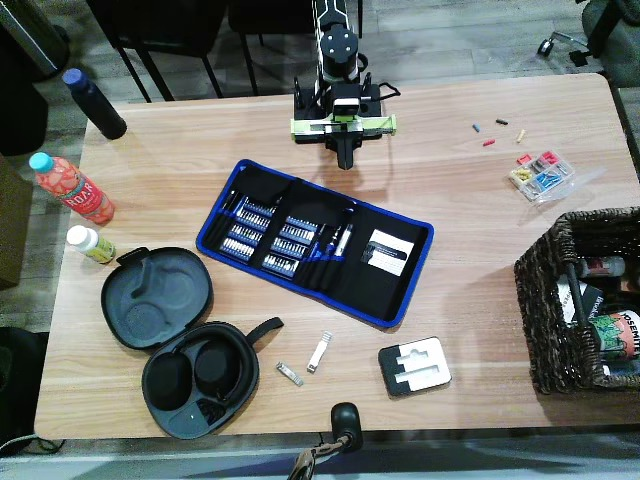
#> input picture scripts/sim_builders/digital_twin/twin/renders/real_top_f0.jpg, 640 x 480 px, found by its file name
$ python appear_fit.py
#> lines starting #> are read from the running program, lines starting #| are printed output that depends on the picture; after the words box and inside, x2 and y2 are one past the last pixel; in counts of white or black regions, pixels touching at a corner belong together
"""Real-frame colour statistics for the appearance fit: desk wood (top f0), wall (wrist f0), floor (wrist f2400).
Hand-picked object-free patches (640x480 px), luminance tails trimmed (keep 25th..95th pct) so the same trim can be applied to the
sim masks. Writes twin/appearance/fit_real.json (mean/std RGB 0..255 per region). Run from the LeRobot root:
uv run python lerobot/scripts/sim_builders/digital_twin/scripts/appear_fit.py"""
import json, pathlib, cv2, numpy as np
ROOT = pathlib.Path("lerobot/scripts/sim_builders/digital_twin"); OUT = ROOT / "twin/appearance"
PATCHES = {  # (y0, y1, x0, x1)
    "desk": ("twin/renders/real_top_f0.jpg", [(280, 430, 460, 515), (90, 160, 405, 465), (350, 440, 45, 105), (405, 440, 380, 470)]),
    "wall": ("room/renders/real_wrist_f0.png", [(20, 200, 60, 300), (20, 200, 420, 620)]),
    "floor": ("room/renders/real_wrist_f2400.png", [(260, 440, 545, 635)]),
    "desk_wrist_ref": ("room/renders/real_wrist_f0.png", [(285, 330, 50, 140), (440, 475, 380, 450)]),  # reference only: wrist-cam white balance
}
def trim(px):
    lum = px @ np.array([0.114, 0.587, 0.299]); lo, hi = np.percentile(lum, [25, 95]); return px[(lum >= lo) & (lum <= hi)]
def stats(px):
    return dict(mean_rgb=px[:, ::-1].mean(0).round(2).tolist(), std_rgb=px[:, ::-1].std(0).round(2).tolist(), n=int(len(px)))
if __name__ == "__main__":
    res = {}; vis = []
    for name, (img, boxes) in PATCHES.items():
        im = cv2.imread(str(ROOT / img)); px = np.concatenate([im[y0:y1, x0:x1].reshape(-1, 3) for y0, y1, x0, x1 in boxes]).astype(float)
#> further down, im is the input picture: shape (480, 640, 3); mean B, G, R 111.6, 114.7, 110.3
        res[name] = stats(trim(px)); res[name]["std_within_rgb"] = np.mean([trim(im[y0:y1, x0:x1].reshape(-1, 3).astype(float))[:, ::-1].std(0) for y0, y1, x0, x1 in boxes], 0).round(2).tolist()
#> in trim, `lo, hi = np.percentile(lum, [25, 95])`: lo = 160.2; hi = 196.9
        res[name]["raw_mean_rgb"] = px[:, ::-1].mean(0).round(2).tolist(); res[name]["patches"] = boxes; res[name]["image"] = img
        v = im.copy()
        for y0, y1, x0, x1 in boxes: cv2.rectangle(v, (x0, y0), (x1, y1), (0, 255, 0), 2)
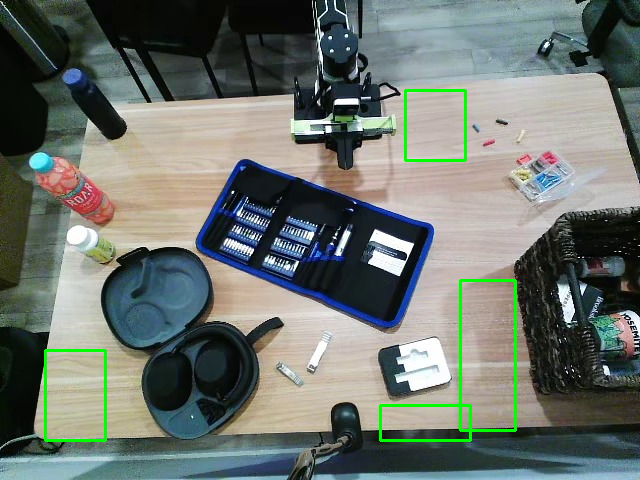
#> v: shape (480, 640, 3); 1.18% of pixels changed, all inside (x1, y1, x2, y2) = (44, 89, 517, 442)
        vis.append(v)
#> pass 2 of the loop `for name, (img, boxes) in PATCHES.items():`:
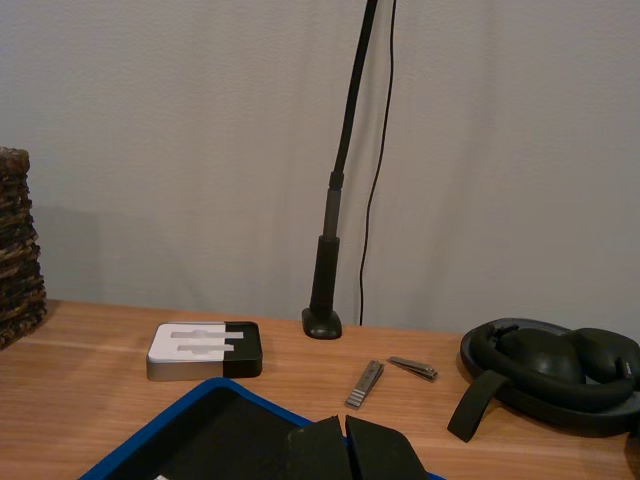
#> input picture scripts/sim_builders/digital_twin/room/renders/real_wrist_f0.png, 640 x 480 px, found by its file name
#> im is the input picture: shape (480, 640, 3); mean B, G, R 88.1, 100.4, 114.6
#> after the loop `for y0, y1, x0, x1 in boxes: cv2.rectangle(v, (x0, y0), (x1, y1), (0, ..`:
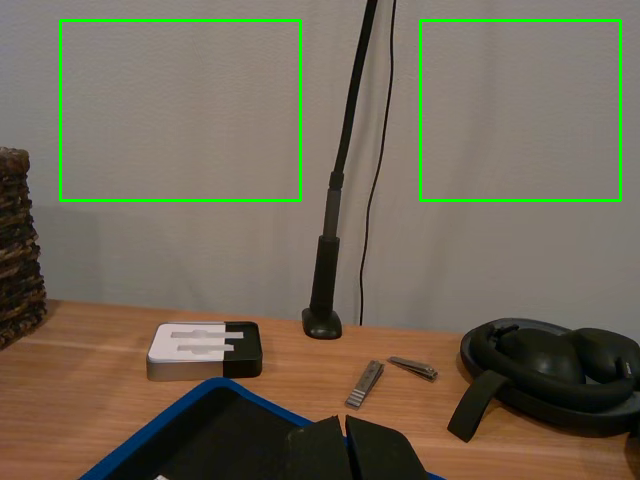
#> v: shape (480, 640, 3); 1.56% of pixels changed, all inside (x1, y1, x2, y2) = (59, 19, 622, 202)
#> pass 3 of the loop `for name, (img, boxes) in PATCHES.items():`:
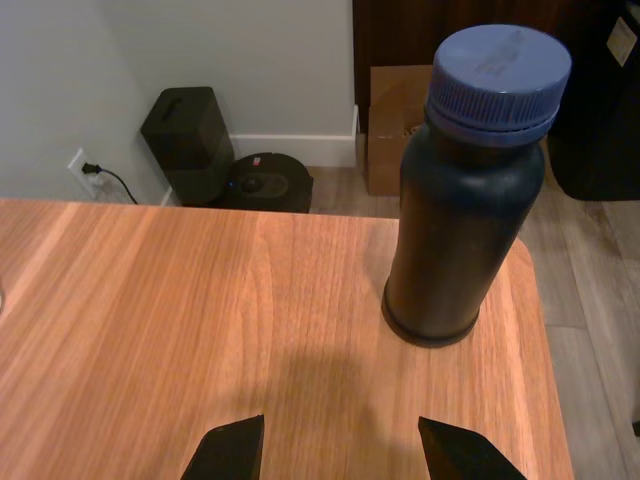
#> input picture scripts/sim_builders/digital_twin/room/renders/real_wrist_f2400.png, 640 x 480 px, found by its file name
#> im is the input picture: shape (480, 640, 3); mean B, G, R 73.2, 93, 124.2
#> after the loop `for y0, y1, x0, x1 in boxes: cv2.rectangle(v, (x0, y0), (x1, y1), (0, ..`:
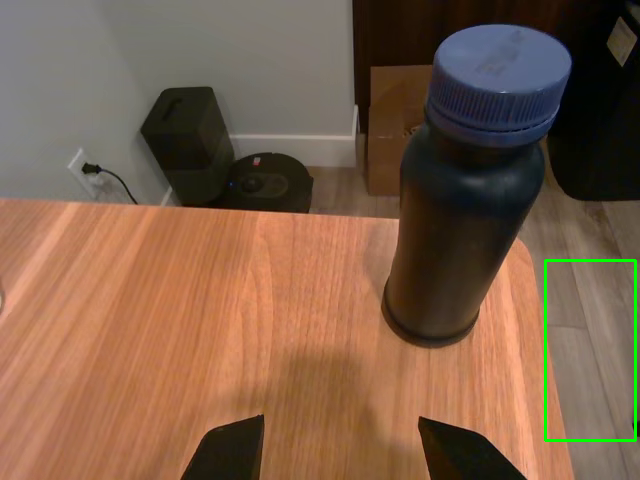
#> v: shape (480, 640, 3); 0.53% of pixels changed, all inside (x1, y1, x2, y2) = (544, 259, 637, 442)
#> the loop made 4 passes; the first 3 are shown
    cv2.imwrite(str(OUT / "fit_patches.jpg"), np.hstack(vis), [cv2.IMWRITE_JPEG_QUALITY, 85])
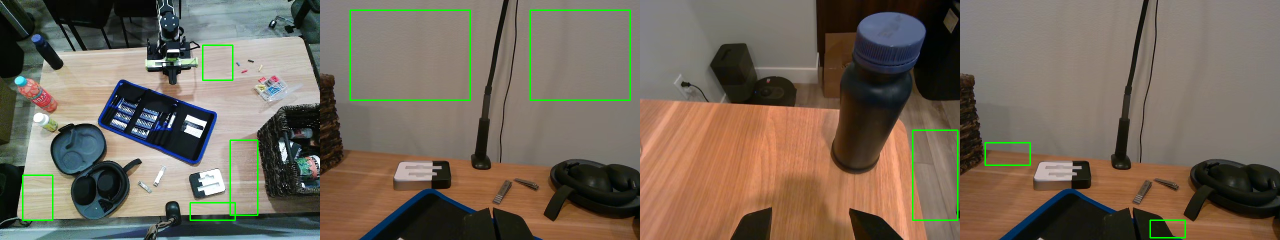
#> saved as fit_patches.jpg: shape (480, 2560, 3) (shown at 1/2 size); mean B, G, R 89.2, 103.3, 114.6
    json.dump(res, open(OUT / "fit_real.json", "w"), indent=1); print(json.dumps(res, indent=1))
#> (printed output is left out)
